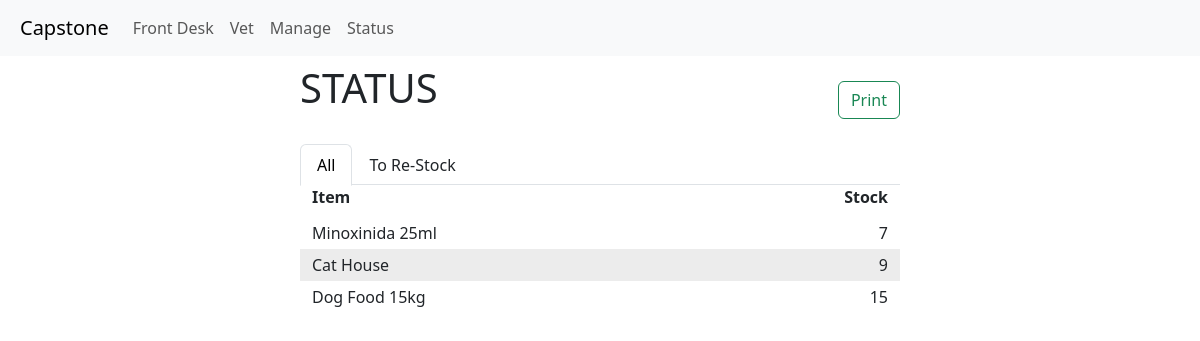
Before: /status with the older database file.
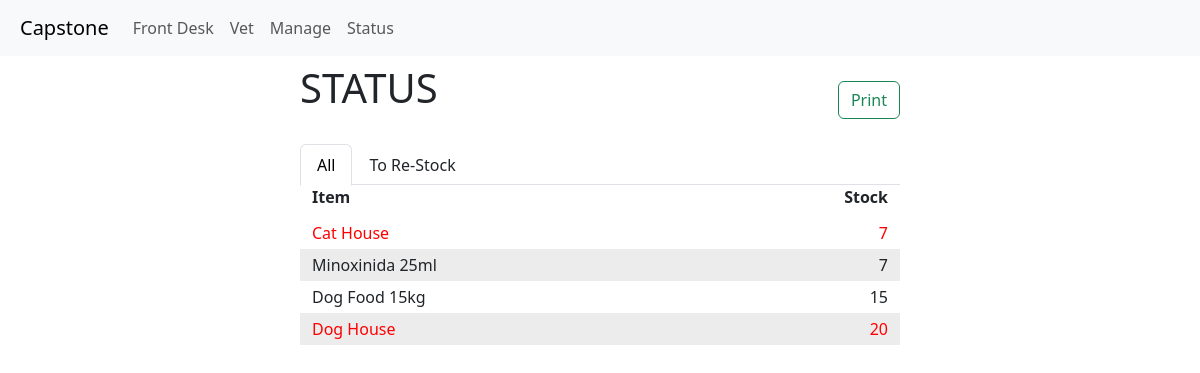
After: the same page with the newer database file.
### item_track/models.py (models this page shows, shortened)
class Item(models.Model):
    id = models.AutoField(primary_key=True)
    name = models.CharField(max_length=64)
    description = models.CharField(max_length=256, blank=True, null=True)
    barcode = models.CharField(max_length=64, blank=True, null=True)
    image = models.ImageField(upload_to="item_track/images", blank=True, null=True)
    category = models.ManyToManyField("Category", blank=True, related_name="items")
    price = models.DecimalField(max_digits=10, decimal_places=2, blank=True, null=True)
    stock = models.IntegerField(blank=True, null=True)
    stock_min = models.IntegerField(blank=True, null=True)
    date_added = models.DateTimeField(auto_now_add=True)
    date_modified = models.DateTimeField(auto_now=True)
    expiration_date = models.DateTimeField(blank=True, null=True)
    active = models.BooleanField(default=True)
    def __str__(self):
        return f"{self.name}"

### item_track/views.py (the view)
# urls.py: path("status", views.status, name="status"),
def status(request):
    items = Item.objects.all()
    items = items.order_by('stock')
    return render(request, "item_track/status.html",{
        'items': items,
    })

### item_track/templates/item_track/status.html (shortened to what this page needs)
{% extends "item_track/layout.html" %}
{% load static %}
{% block body %}
    {% block head %}
    <div class="d-flex justify-content-center">
    <div class="w-75" style="max-width: 600px;">
        <div class="d-flex align-items-center justify-content-between">
            <h1 class="pb-4 pt-2">STATUS</h1>
            <div>
                <button class="btn btn-outline-success" onclick="print_inform()">Print</button>
            </div>
        </div>
        <ul class="nav nav-tabs">
            <li class="nav-item">
                <a class="nav-link active" aria-current="page" id="all-items" onclick="all_items()">All</a>
            </li>
            <li class="nav-item">
                <a class="nav-link" id="re-stock-item" onclick="re_stock()">To Re-Stock</a>
            </li>
        </ul>
        <div class="container text-left pb-2">
            <div class="row">
                <div class="col">
                <b>Item</b>
                </div>
                <div class="col text-right">
                <b>Stock</b>
                </div>
            </div>
        </div>
        {% for item in items %}
        <div class="container item-row text-left {% if forloop.counter|divisibleby:2 %} even-row {% else %} odd-row {% endif %}
                    {% if item.stock < item.stock_min %} out-stock {% else %} with-stock {% endif %}"
                    style="display: block">
            <div class="row pb-1 pt-1">
                <div class="col">
                {{ item }}
                </div>
                <div class="col text-right">
                {{ item.stock }}
                </div>
                </div>
            </div>
        {% endfor %}
        </div>
    </div>
    </div>
    {% endblock %}
{% endblock %}

Changed rows visible on the page:
changed Item "Cat House": stock "9" → "7"; moves up the list
changed Item "Minoxinida 25ml": stock_min empty → 5 (drawn)
added Item: name "Dog House", stock "20", stock_min 25 (drawn)
